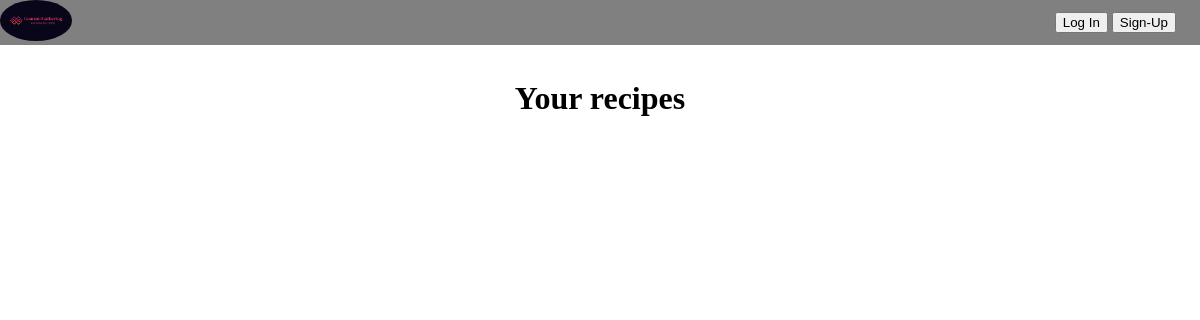
Page /viewall/ on the earlier database version.
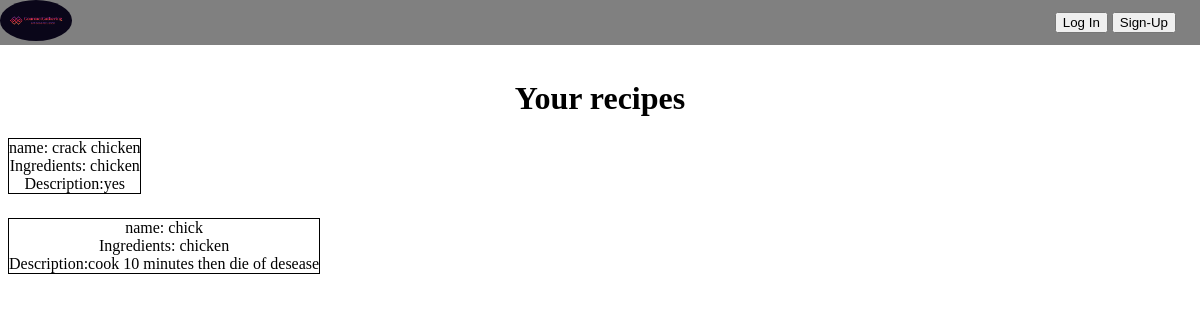
Same page on the later database version.
### app/models.py (models this page shows)
class recipe1(models.Model):
    name1 = models.TextField()
    ingr1 = models.TextField()
    Desc1 = models.TextField()

### app/views.py (the view)
# urls.py: path("viewall/",view_all, name="view_all1" )
def view_all(request):
    n = recipe1.objects.all()
    return render(request, "viewall.html", {"n": n})

### app/templates/viewall.html
{% extends "base.html" %} {%load static%} {% block content %}
<h1 class="rec_header top">Your recipes</h1>
{% for n in n %}
<div class="recipes">
  name: {{ n.name1 }}<br />
  Ingredients: {{ n.ingr1 }}<br />
  Description:{{ n.Desc1 }}
</div>
{% endfor %} {% endblock %}

Differences in the rows shown:
added recipe1: name1 "crack chicken", ingr1 "chicken", Desc1 "yes"
added recipe1: name1 "chick", ingr1 "chicken", Desc1 "cook 10 minutes then die of desease"
